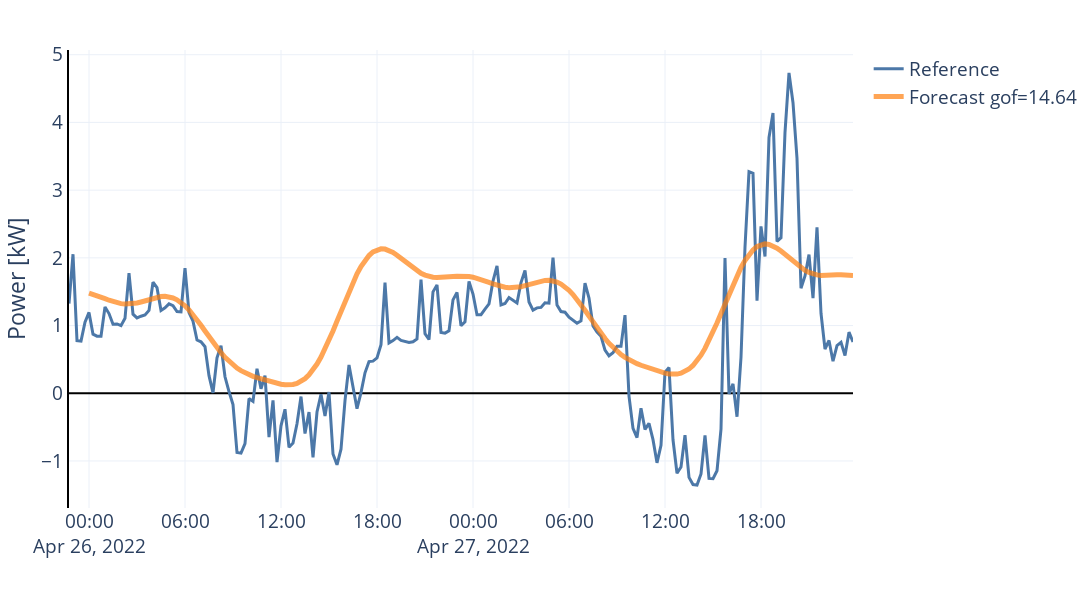

The notebook cell this image was saved under:
### Code cell
start = end_training
end = start + nb_horizon * (deltat + horizon)

fig = px.line(df.loc[start-timedelta(hours=1):end, "netload_kw"])
fig.data[-1].update(line_width=3, name="Reference", legendgroup=0)

for trace in px.line(results).data:
    fig.add_trace(trace)
    fig.data[-1].update(name=f"Forecast gof={np.round(gof, 2)}",
                        legendgroup=1,
                        line_width=5,
                        line_color="rgba(255, 127, 14, 0.7)")

fig.update_layout(
    layout,
    height=600,
    width=1100,
    showlegend=True,
    legend_title="",
    xaxis_title="",
    yaxis_title="Power [kW]",
    yaxis_showline=True, yaxis_linewidth=2, yaxis_linecolor='black',
    xaxis_showline=False, xaxis_linewidth=2, xaxis_linecolor='black'
)
fig.show()

### Figure 1 — Plotly figure (JSON) as saved in the notebook; plotly's stock layout.template omitted (floating-point values rounded to 4 significant figures; data arrays with more than 128 entries replaced by an {"elided": "..."} marker saying what was removed)
{"data": [{"hovertemplate": "variable=netload_kw<br>index=%{x}<br>value=%{y}<extra></extra>", "legendgroup": "0", "line": {"color": "#4C78A8", "dash": "solid", "width": 3}, "marker": {"symbol": "circle"}, "mode": "lines", "name": "Reference", "orientation": "v", "showlegend": true, "type": "scatter", "x": {"elided": "197 str values"}, "xaxis": "x", "y": {"elided": "197 float values"}, "yaxis": "y"}, {"hovertemplate": "variable=netload_kw<br>ds=%{x}<br>value=%{y}<extra></extra>", "legendgroup": "1", "line": {"color": "rgba(255, 127, 14, 0.7)", "dash": "solid", "width": 5}, "marker": {"symbol": "circle"}, "mode": "lines", "name": "Forecast gof=14.64", "orientation": "v", "showlegend": true, "type": "scatter", "x": {"elided": "192 str values"}, "xaxis": "x", "y": {"elided": "192 float values"}, "yaxis": "y"}], "layout": {"font": {"size": 19}, "height": 600, "legend": {"title": {"text": ""}, "tracegroupgap": 0}, "margin": {"b": 10, "l": 20, "r": 50, "t": 50}, "showlegend": true, "width": 1100, "xaxis": {"anchor": "y", "autorange": true, "domain": [0, 1], "linecolor": "black", "linewidth": 2, "range": ["2022-04-25 22:45", "2022-04-27 23:45"], "showline": false, "title": {"text": ""}, "type": "date", "zerolinecolor": "black", "zerolinewidth": 2}, "yaxis": {"anchor": "x", "autorange": true, "domain": [0, 1], "linecolor": "black", "linewidth": 2, "range": [-1.694, 5.07], "showline": true, "title": {"text": "Power [kW]"}, "type": "linear", "zerolinecolor": "black", "zerolinewidth": 2}}}
